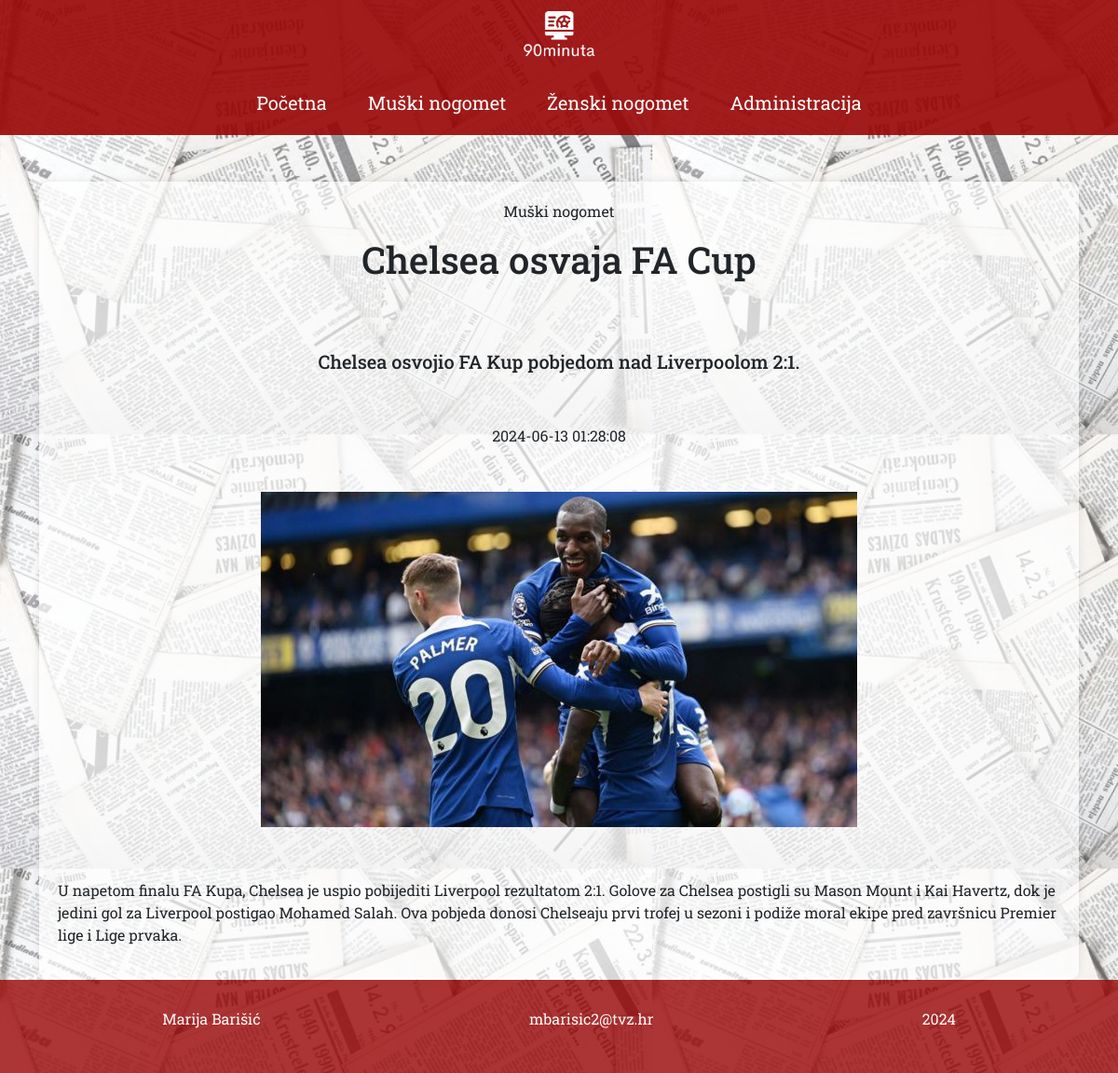
Page /clanak.php?id=29 on the committed database.
### tables this page shows
CREATE TABLE `clanak` (
  `id` int(11) NOT NULL,
  `kategorija` varchar(15) NOT NULL,
  `naslov_vijesti` varchar(100) NOT NULL,
  `kratki_sazetak_vijesti` text NOT NULL,
  `datum` datetime NOT NULL,
  `slika` text NOT NULL,
  `sadrzaj_vijesti` text DEFAULT NULL,
  `arhiva` tinyint(1) DEFAULT NULL
);

### clanak.php (the view, shortened to what this page needs)
<!DOCTYPE html>
<html lang="hr">
<head>
  <link href="https://cdn.jsdelivr.net/npm/bootstrap@5.2.3/dist/css/bootstrap.min.css" rel="stylesheet">
  <link rel="stylesheet" href="style.css">
</head>
<body>
  <header>
  <nav>
      <img src="images/logo.png" alt="">
      <ul>
        <li><a href="index.php">Početna</a></li>
        <li><a href="kategorija.php?id=Muški nogomet">Muški nogomet</a></li>
        <li><a href="kategorija.php?id=Ženski nogomet">Ženski nogomet</a></li>
        <li class="dropdown">
          <a href="prijava.html">Administracija</a>
        </li>
      </ul>
    </nav>
  </header>
  <div class = "container">
  <?php
      include "connect.php";
      if(isset($_GET['id'])){
        $article_id = $_GET['id'];
        if($dbc){
          $query_article = "SELECT * FROM clanak WHERE id = $article_id";
          $result = mysqli_query($dbc,$query_article);
          if($result){
            while($row = mysqli_fetch_array($result)){
              $kategorija = $row['kategorija'];
              $naslov  = $row['naslov_vijesti'];
              $sazetak = $row['kratki_sazetak_vijesti'];
              $vrijeme = $row['datum'];
              $slika = $row['slika'];
              $vijest = $row['sadrzaj_vijesti'];
              echo "<article class ='single_article'>";
                echo "<p>$kategorija</p>";
                echo "<h1>$naslov</h1>";
                echo "<br><br>";
                echo "<h2 class='fs-5'>$sazetak</h2>";
                echo "<br><br>";
                echo "<time>$vrijeme</time>";
                echo "<br><br>";
                echo "<img class='img-fluid mb-2' src=images/$slika>";
                echo "<br><br>";
                echo "<p>$vijest</p>";
              echo "</article>";
            }
          }
        }
      }
    ?>
  </div>
  <footer>
    <p>Marija Barišić</p>
    <p>mbarisic2@tvz.hr</p>
    <p>2024</p>
  </footer>
</body>
</html>

### style.css (style rules this page uses)
* { margin: 0 auto; font-family: "Roboto Slab"; }
body { background-image: url(images/background-newspaper.png); background-size: 700px; }
header { text-align: center; background-color: #990505; opacity: 0.9; }
nav { display: flex; flex-direction: column; justify-content: center; align-items: center; margin-bottom: 50px; }
nav>img { display: block; width: 100px; padding: 10px; }
nav>ul { list-style-type: none; padding: 0; }
nav>ul>li { display: inline-block; padding: 20px; }
nav>ul>li>a { text-decoration: none; font-size: 20px; color: #ffffff; }
ul { padding: 0; margin: 0; }
footer { background-color: #990505; color: #ffffff; padding: 30px; clear: both; display: flex; flex-direction: row; justify-content: center; align-items: center; opacity: 0.8; }
h1 { margin-bottom: 25px; }
.single_article { display: flex; flex-direction: column; align-items: center; justify-content: center; background-color: #ffffffa8; padding: 20px; border-radius: 10px; box-shadow: 0 0 10px rgba(0, 0, 0, 0.1); }

### rows in the picture
clanak: kategorija "Muški nogomet", naslov_vijesti "Chelsea osvaja FA Cup", kratki_sazetak_vijesti "Chelsea osvojio FA Kup pobjedom nad Liverpoolom 2:1.", datum "2024-06-13 01:28:08", slika (picture), sadrzaj_vijesti "U napetom finalu FA Kupa, Chelsea je uspio pobijediti Liverpool rezultatom 2:1. Golove za Chelsea postigli su Mason Mount i Kai Havertz, dok je jedini gol za Liverpool postigao Mohamed Salah. Ova pobjeda donosi Chelseaju prvi trofej u sezoni i podiže moral ekipe pred završnicu Premier lige i Lige prvaka."
